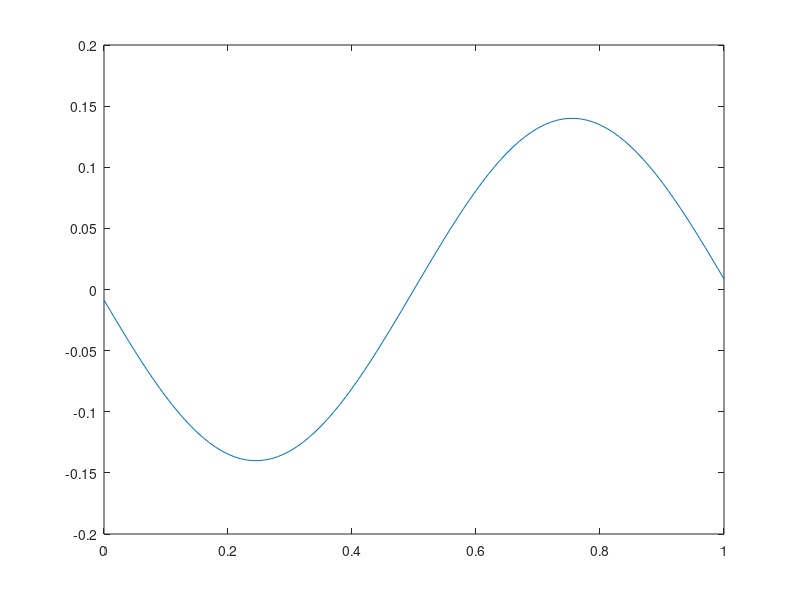

MATLAB code to generate this figure:
clear all
close all
clc

% Constantes
miu = 1e-3; %Kg/m
L = 1; %m
T = 1e3; %N
B = 0; %y(L)=0 -- é o objetivo (condição fronteira)
n = 1;

% Vetores
h = 0.01;
x = 0:h:L;
N = length(x);

A = full(gallery('tridiag',N,1,-2,1)); % criar matriz A

[eigen_vectors, eigen_values]=eigs(A,3,'sm');

for i = 1:length(eigen_values)
    w(i) = sqrt(-eigen_values(i,i)*T/(miu*h^2));
end

%%só para confirmar se dá inteiros
for i = 1:length(eigen_values)
    nn(i) = w(i)/w(1);
end

plot(x,eigen_vectors(:,2))